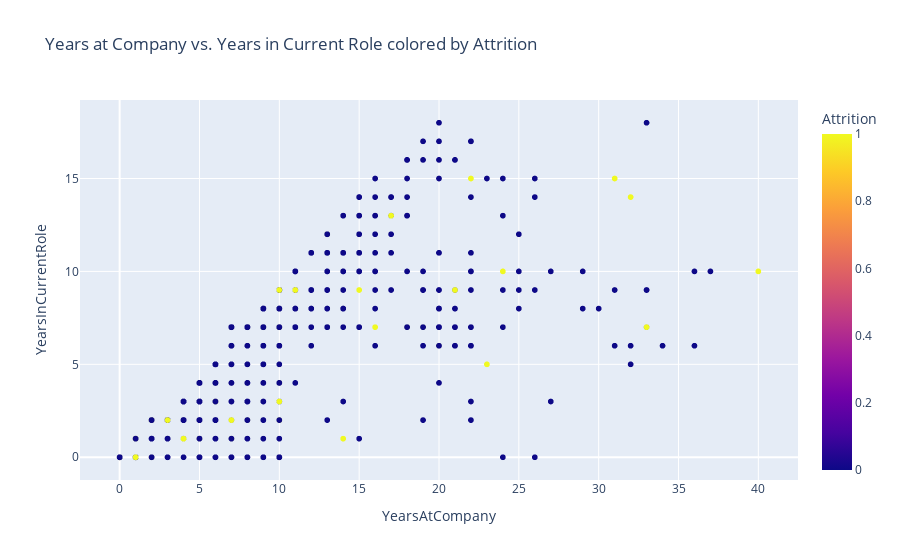

Notebook code for this chart:
### Markdown cell above
### Years at Company vs. Years in Current Role colored by Attrition

### Code cell
# Years at Company vs. Years in Current Role colored by Attrition
fig = px.scatter(data, x='YearsAtCompany', y='YearsInCurrentRole', color='Attrition', title='Years at Company vs. Years in Current Role colored by Attrition', hover_data=hover_data_cols)
fig.show()

### Figure 1 — Plotly figure (JSON) as saved in the notebook; plotly's stock layout.template omitted (floating-point values rounded to 4 significant figures; data arrays with more than 128 entries replaced by an {"elided": "..."} marker saying what was removed)
{"data": [{"customdata": {"elided": "1470x2 str values"}, "hovertemplate": "YearsAtCompany=%{x}<br>YearsInCurrentRole=%{y}<br>Department=%{customdata[0]}<br>JobRole=%{customdata[1]}<br>Attrition=%{marker.color}<extra></extra>", "legendgroup": "", "marker": {"color": {"elided": "1470 int values"}, "coloraxis": "coloraxis", "symbol": "circle"}, "mode": "markers", "name": "", "showlegend": false, "type": "scattergl", "x": {"elided": "1470 int values"}, "xaxis": "x", "y": {"elided": "1470 int values"}, "yaxis": "y"}], "layout": {"autosize": true, "coloraxis": {"colorbar": {"title": {"text": "Attrition"}}, "colorscale": [[0, "#0d0887"], [0.1111, "#46039f"], [0.2222, "#7201a8"], [0.3333, "#9c179e"], [0.4444, "#bd3786"], [0.5556, "#d8576b"], [0.6667, "#ed7953"], [0.7778, "#fb9f3a"], [0.8889, "#fdca26"], [1, "#f0f921"]]}, "legend": {"tracegroupgap": 0}, "title": {"text": "Years at Company vs. Years in Current Role colored by Attrition"}, "xaxis": {"anchor": "y", "autorange": true, "domain": [0, 1], "range": [-2.451, 42.45], "title": {"text": "YearsAtCompany"}, "type": "linear"}, "yaxis": {"anchor": "x", "autorange": true, "domain": [0, 1], "range": [-1.485, 19.49], "title": {"text": "YearsInCurrentRole"}, "type": "linear"}}}
